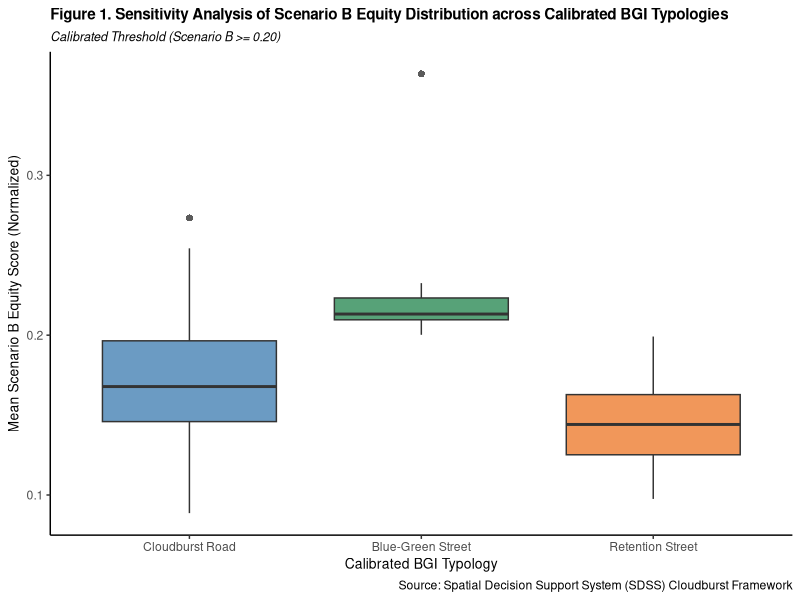

Reproduce this figure in R.
library(tidyverse)

library(readr)
se_queens_results <- read_csv("se_queens_results.csv")
View(se_queens_results)

# Use read_delim to specify comma separation and handle text quotes
df <- read_delim("se_queens_results.csv", 
                 delim = ",", 
                 escape_double = FALSE, 
                 trim_ws = TRUE)

df$GEOID <- as.character(df$GEOID)

# Verify column names
colnames(df)

# Clean up the dataframe by selecting variables needed for analysis
df_clean <- df %>%
  select(
    GEOID = GEOID, 
    Slope_Mean = slp_mean, 
    Scenario_B_Equity = ScenB_mean, 
    BGI_Typology = BGI_Type
  )

head(df_clean)

# Convert to a factor matching exact symbology categories
df_clean$BGI_Typology <- factor(df_clean$BGI_Typology, 
                                levels = c("Cloudburst Road", "Blue-Green Street", "Retention Street"))

# Summary table
typology_summary <- df_clean %>%
  group_by(BGI_Typology) %>%
  summarise(
    Tract_Count = n(),
    Percentage = (n() / nrow(df_clean)) * 100
  )

print(typology_summary)

# Test a calibrated threshold of 0.20 for Scenario B using lowercase case_when
df_clean <- df_clean %>%
  mutate(BGI_Calibrated = case_when(
    Slope_Mean >= 0.03 ~ "Cloudburst Road",
    Scenario_B_Equity >= 0.20 ~ "Blue-Green Street",
    TRUE ~ "Retention Street"
  ))

# Convert the new column to a factor so it summarizes cleanly
df_clean$BGI_Calibrated <- factor(df_clean$BGI_Calibrated, 
                                  levels = c("Cloudburst Road", "Blue-Green Street", "Retention Street"))

# Calculate and print the new distribution
calibrated_summary <- df_clean %>%
  group_by(BGI_Calibrated) %>%
  summarise(
    Tract_Count = n(),
    Percentage = (n() / nrow(df_clean)) * 100
  )

print(calibrated_summary)

# View and sort the 13 tracts that qualify under the 0.20 equity tier
equity_hotspots <- df_clean %>%
  filter(Scenario_B_Equity >= 0.20) %>%
  arrange(desc(Scenario_B_Equity)) %>%
  select(GEOID, Slope_Mean, Scenario_B_Equity, BGI_Typology, BGI_Calibrated)

print(equity_hotspots)

# Create a boxplot visualizing the sensitivity shift
ggplot(df_clean, aes(x = BGI_Calibrated, y = Scenario_B_Equity, fill = BGI_Calibrated)) +
  geom_boxplot(alpha = 0.8, outlier.shape = 16, outlier.size = 2) +
  scale_fill_manual(values = c("Cloudburst Road" = "#4682B4",       # Blue
                               "Blue-Green Street" = "#2E8B57",     # Green
                               "Retention Street" = "#ED7D31")) +   # Orange
  labs(
    title = "Figure 1. Sensitivity Analysis of Scenario B Equity Distribution across Calibrated BGI Typologies",
    subtitle = "Calibrated Threshold (Scenario B >= 0.20)",
    x = "Calibrated BGI Typology",
    y = "Mean Scenario B Equity Score (Normalized)",
    caption = "Source: Spatial Decision Support System (SDSS) Cloudburst Framework"
  ) +
  theme_classic() +
  theme(
    plot.title = element_text(face = "bold", size = 11),
    plot.subtitle = element_text(face = "italic", size = 9),
    legend.position = "none",
    axis.title = element_text(size = 10)
  )

# Check for significant differences across categories
k_test <- kruskal.test(Scenario_B_Equity ~ BGI_Calibrated, data = df_clean)

# Print results
print("Kruskal-Wallis Rank Sum Test:")
print(k_test)

library(spdep)

# Pull the X and Y coordinates directly from loaded 'df' object
coords <- cbind(df$X, df$Y)

# Build the distance-based neighbor network
neighbors <- dnearneigh(coords, 0, 1500)

# Create spatial weights with zero.policy active for edges
weights <- nb2listw(neighbors, style = "W", zero.policy = TRUE)

# Run the spatial clustering test on Scenario B Equity metrics
moran_result <- moran.test(df_clean$Scenario_B_Equity, weights, zero.policy = TRUE)

print(moran_result)
